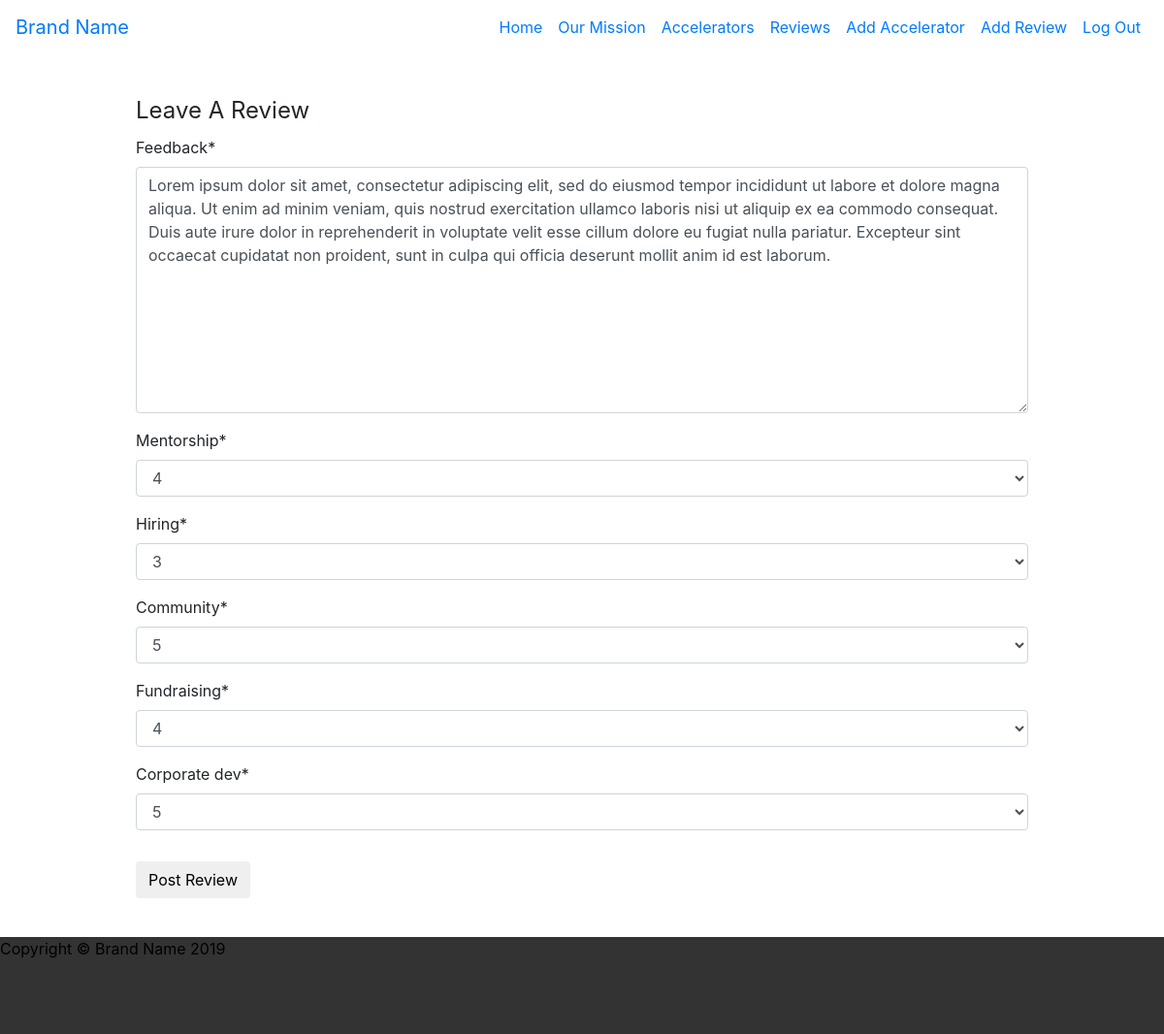
The app's page /reviews/1/update/ (signed in) with its own data.
### reviews/models.py (models this page shows, shortened)
class Review(models.Model):
    RATINGS = (
        ('1', '1'),
        ('2', '2'),
        ('3', '3'),
        ('4', '4'),
        ('5', '5'),
    )
    subject = models.ForeignKey(Accelerator, on_delete=models.CASCADE, blank=False)
    author = models.ForeignKey(User, on_delete=models.CASCADE, blank=False, default='admin')
    feedback = models.TextField(blank=False)
    date_posted = models.DateTimeField(default=timezone.now)
    mentorship = models.CharField(choices=RATINGS, blank=False, max_length=1)
    hiring = models.CharField(choices=RATINGS, blank=False, max_length=1)
    community = models.CharField(choices=RATINGS, blank=False, max_length=1)
    fundraising = models.CharField(choices=RATINGS, blank=False, max_length=1)
    corporate_dev = models.CharField(choices=RATINGS, blank=False, max_length=1)
    overall = models.DecimalField(decimal_places=2, max_digits=3)

### reviews/views.py (the view, shortened to what this page needs)
# urls.py: path('<int:pk>/update/', ReviewUpdateView.as_view(), name='review_update'),
class ReviewUpdateView(LoginRequiredMixin, UserPassesTestMixin, UpdateView):
    model = Review
    fields = ['feedback', 'mentorship', 'hiring', 'community', 'fundraising', 'corporate_dev']
    def test_func(self):
        review = self.get_object()
        if self.request.user == review.author:
            return True
        return False

### reviews/templates/reviews/review_form.html (shortened to what this page needs)
{% extends 'accounts/base.html' %}
{% load crispy_forms_tags %}
{% block content %}
    <div class="container">
        <form method="POST">
            <fieldset class="form-group">
                <legend>Leave A Review</legend>
                {{ form|crispy }}
            </fieldset>
            <button class="btn" type="submit">Post Review</button>
        </form>
    </div>
{% endblock %}

### static/css/styles.css (style rules this page uses)
.container { box-sizing: border-box; max-width: 1000px; height: auto; padding: 40px; text-align: left; }

### records on screen
Review: feedback "Lorem ipsum dolor sit amet, consectetur adipiscing elit, sed do eiusmod tempor incididunt ut labore et dolore magna aliqua. Ut enim ad minim veniam, quis nostrud exercitation ullamco laboris nisi ut aliquip ex ea commodo consequat. Duis aute irure dolor in reprehenderit in voluptate velit esse cillum dolore eu fugiat nulla pariatur. Excepteur sint occaecat cupidatat non proident, sunt in culpa qui officia deserunt mollit anim id est laborum.", mentorship "4", hiring "3", community "5", fundraising "4", corporate_dev "5"
